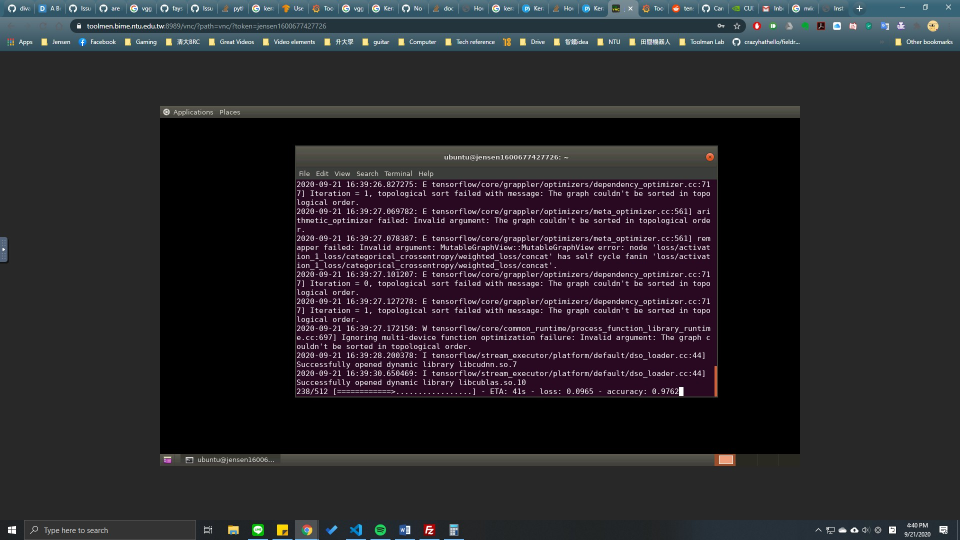
#> input picture progress_pics/training.jpg, 1920 x 1080 px, given in place of the camera (shown at 1/2 size)
$ python 3ed_main.py
#> lines starting #> are read from the running program, lines starting #| are printed output that depends on the picture
### Main_Program/utilities.py
import cv2
import numpy as np
import sys
def find_range(img):

    def nothing(x):
        pass

    # Create a window
    cv2.namedWindow('image',cv2.WINDOW_NORMAL)

    # create trackbars for color change
    cv2.createTrackbar('HMin','image',0,179,nothing) # Hue is from 0-179 for Opencv
    cv2.createTrackbar('SMin','image',0,255,nothing)
    cv2.createTrackbar('VMin','image',0,255,nothing)
    cv2.createTrackbar('HMax','image',0,179,nothing)
    cv2.createTrackbar('SMax','image',0,255,nothing)
    cv2.createTrackbar('VMax','image',0,255,nothing)

    # Set default value for MAX HSV trackbars.
    cv2.setTrackbarPos('HMax', 'image', 179)
    cv2.setTrackbarPos('SMax', 'image', 255)
    cv2.setTrackbarPos('VMax', 'image', 255)

    # Initialize to check if HSV min/max value changes
    hMin = sMin = vMin = hMax = sMax = vMax = 0
    phMin = psMin = pvMin = phMax = psMax = pvMax = 0

    #input_img = cv2.imread(img)
    output = img
    waitTime = 33

    while(1):

        # get current positions of all trackbars
        hMin = cv2.getTrackbarPos('HMin','image')
        sMin = cv2.getTrackbarPos('SMin','image')
        vMin = cv2.getTrackbarPos('VMin','image')

        hMax = cv2.getTrackbarPos('HMax','image')
        sMax = cv2.getTrackbarPos('SMax','image')
        vMax = cv2.getTrackbarPos('VMax','image')

        # Set minimum and max HSV values to display
        lower = np.array([hMin, sMin, vMin])
        upper = np.array([hMax, sMax, vMax])

        # Create HSV Image and threshold into a range.
        hsv = cv2.cvtColor(img, cv2.COLOR_BGR2HSV)
        mask = cv2.inRange(hsv, lower, upper)
        output = cv2.bitwise_and(img,img, mask= mask)

        # Print if there is a change in HSV value
        if( (phMin != hMin) | (psMin != sMin) | (pvMin != vMin) | (phMax != hMax) | (psMax != sMax) | (pvMax != vMax) ):
            print("(hMin = %d , sMin = %d, vMin = %d), (hMax = %d , sMax = %d, vMax = %d)" % (hMin , sMin , vMin, hMax, sMax , vMax))
            phMin = hMin
            psMin = sMin
            pvMin = vMin
            phMax = hMax
            psMax = sMax
            pvMax = vMax

        # Display output image
        cv2.imshow('image',output)

        # Wait longer to prevent freeze for videos.
        if cv2.waitKey(waitTime) & 0xFF == ord('q'):
            break

    cv2.destroyAllWindows()
def filter_color(frame,color):
    # Image scaling
    scale_percent = 60  # percent of original size
    width = int(frame.shape[1] * scale_percent / 100)
    height = int(frame.shape[0] * scale_percent / 100)
    dim = (width, height)
    frame = cv2.resize(frame, dim, interpolation=cv2.INTER_AREA)

    original = frame.copy()

    # Convert Color range BGR --> RGB --> HSV
    path = cv2.cvtColor(original, cv2.COLOR_BGR2RGB)
    path = cv2.cvtColor(path, cv2.COLOR_RGB2HSV)

    # Color filtering
    # HSV ranges (0,76,0) to (20,255,255) (use range_finder.py)
    if color == "green":
        lower = np.array([30, 35, 0])
        upper = np.array([53, 255, 255])
    elif color == "white":
        lower = np.array([0,0,241])
        upper = np.array([179,4,255])

    mask = cv2.inRange(path, lower, upper)

    if color == "green":
        # Morphological Closing
        close_kernel = cv2.getStructuringElement(cv2.MORPH_RECT, (7, 7))
        erosion_kernel = np.ones((5,5),np.uint8)
        close = cv2.morphologyEx(mask, cv2.MORPH_CLOSE, close_kernel, iterations=1)
        erosion = cv2.erode(close,erosion_kernel,iterations = 1)
        dilation = cv2.dilate(erosion,erosion_kernel,iterations = 1)
        mask = dilation
    #mask = cv2.fillPoly(dilation, np.array([[(0,0),(0,600),(200,0)]],dtype=np.int32), 0)
    #mask = cv2.fillPoly(mask, np.array([[(1152,0),(952,0),(1152,600)]],dtype=np.int32),0)

    return mask, original

# [61 lines left out: function find_lane, not called in this run]

### Main_Program/3ed_main.py
import serial
import cv2
import numpy as np
import utilities
import time
pwmL_base = 210
pwmR_base = 155
pwmL = 0
pwmR = 0
x_delta = 0
X_MID = 690
pwm_delta = 0
HSV = True
GUI = True
DEBUG = False
STATE_MAP = [3,1,0,2,0]
#STATE_MAP = [4,2,0,2,0]
def startSerialCom():
    ser = serial.Serial(
        port='/dev/ttyACM0',
        baudrate=9600,
    )
    print('Opening serial port...')
    time.sleep(2)
    if (ser):
        print("Serial communication success!!")
        return ser

def runMotor(ser,dir,pwm1,pwm2):  ## dir: 0(forward), 1(right), 2(left), 3(backward)
    print("Through Serial Communication :")
    pwm1 = str(pwm1)
    pwm2 = str(pwm2)
    if len(pwm1) == 2:
        pwm1 = "0" + pwm1
    if len(pwm2) == 2:
        pwm2 = "0" + pwm2
    if len(pwm1) == 1:
        pwm1 = "00" + pwm1
    if len(pwm2) == 1:
        pwm2 = "00" + pwm2

    input=str(dir)+","+pwm1+","+pwm2
    print(input)
    ser.write(str.encode(input))

def checkHSV(capture):
    if HSV:
        ret,img = capture.read()
#> img is the input picture: shape (1080, 1920, 3); mean B, G, R 43, 38.5, 41
        for i in range(20):
            ret,img = capture.read()
        scale_percent = 50 # percent of original size
        width = int(img.shape[1] * scale_percent / 100)
#> width = 960
        height = int(img.shape[0] * scale_percent / 100)
#> height = 540
        dim = (width, height)
#> dim = (960, 540)
        # resize image
        resized = cv2.resize(img, dim, interpolation = cv2.INTER_AREA)
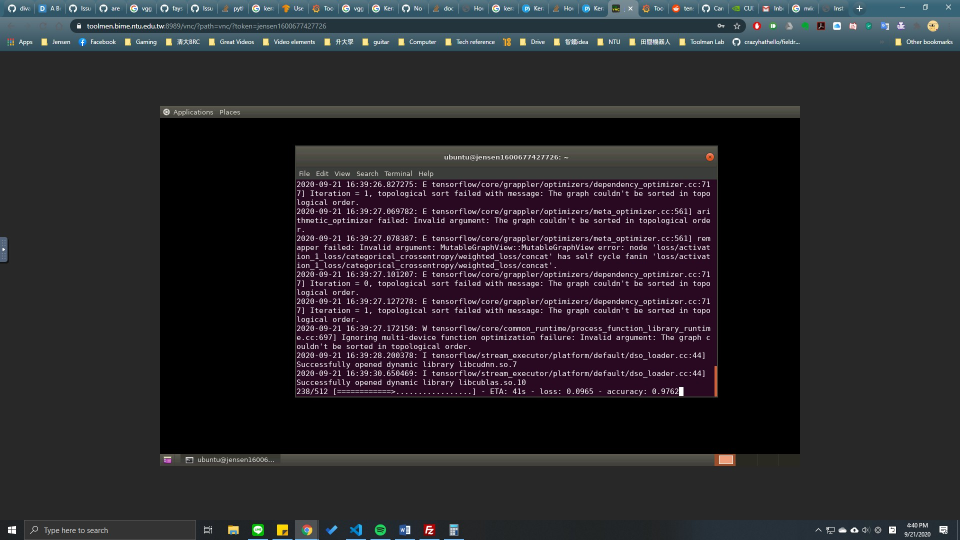
#> resized: shape (540, 960, 3); mean B, G, R 43.1, 38.6, 41
        utilities.find_range(resized)
#> in find_range, `hsv = cv2.cvtColor(img, cv2.COLOR_BGR2HSV)`: hsv: shape (540, 960, 3); mean H, S, V 44, 44.4, 45.3
#> in find_range, `mask = cv2.inRange(hsv, lower, upper)`: mask: shape (540, 960); every value is 255
#> (key q is pressed here)
    return True

ser = startSerialCom()

video = cv2.VideoCapture(0)
if video.isOpened() == False:
    print("Error opening video stream or file")
if checkHSV(video):
    print("HSV ready")

# [10 lines of commented-out code are left out]
if DEBUG:
    try:
        while True:
            runMotor(ser,0,255,195)
            time.sleep(0.1)
    except KeyboardInterrupt:
        pass
try:
    for STATE in STATE_MAP:
        if DEBUG:
            STATE = 5
        if STATE == 0:
            while STATE==0:
                pwmL = pwmL_base
                pwmR = pwmR_base
                ret,frame_original = video.read()
                if ret == True:
                    print("Line tracking")
                    close,frame = utilities.filter_color(frame_original,"green")
                    white_mask, white_frame = utilities.filter_color(frame_original,"white")
                    original1 = frame.copy()
                    original2 = white_frame.copy()

                    white_area = cv2.countNonZero(white_mask)
                    image_area = frame.shape[0]*frame.shape[1]
                    white_percent = (white_area/image_area)*100

                    green_area = cv2.countNonZero(close)
                    image_area = frame.shape[0]*frame.shape[1]
                    green_percent = (green_area/image_area)*100
                    #if white_percent > 3.2:
                    #    break
                    cv2.putText(frame,"White percent " + str(white_percent),(50,400),cv2.FONT_HERSHEY_SIMPLEX,1,(0,0,255),2,cv2.LINE_AA)
                    cv2.putText(frame,"Green percent " + str(green_percent),(50,300),cv2.FONT_HERSHEY_SIMPLEX,1,(0,0,255),2,cv2.LINE_AA)
                    res = cv2.bitwise_and(original1, original1, mask=close)
                    white_res = cv2.bitwise_and(original2,original2,mask=white_mask)

                    mask = cv2.fillPoly(white_res, np.array([[(0,0),(0,647),(350,647),(350,0)]],dtype=np.int32), 0)
                    mask = cv2.fillPoly(mask, np.array([[(802,0),(802,647),(1152,647),(1152,0)]],dtype=np.int32), 0)

                    frame, x_delta = utilities.find_lane(close,frame,X_MID)
                    print("x_delta: ",x_delta)
                    pwm_delta = x_delta/2.5 #%%%%%%%%%%%%%%%%%%%%%%%%%%%%%%
                    print("pwm_delta: ",pwm_delta)
                    pwm_delta = int(pwm_delta)
                    # [6 lines of commented-out code are left out]
                    if x_delta > 0:
                        pwmL += int(1.5*pwm_delta)
                        pwmR -= int(1*pwm_delta)
                    else:
                        pwmL += int(1*pwm_delta)
                        pwmR -= pwm_delta
                    # pwm gate
                    if pwmL > 250:
                        pwmL = 250
                    if pwmR > 250:
                        pwmR = 250
                    if pwmL < 80:
                        pwmL = 80
                    if pwmR < 80:
                        pwmR = 80

                    runMotor(ser,0,pwmL,pwmR)

                    if GUI:
                        output = cv2.hconcat([frame, res])
                        cv2.imshow("Output", output)
                        cv2.imshow("mask", close)
                        cv2.imshow("white",mask)

                    if cv2.waitKey(25) & 0xFF == ord("q"):
                        break
                    time.sleep(0.01)
                else:
                    break
            continue

        elif STATE == 1:
            #time.sleep(2)
            runMotor(ser,0,pwmL_base,pwmR_base)
            time.sleep(3.5)
            runMotor(ser,1,pwmL_base,pwmR_base)
            time.sleep(1.9)
            runMotor(ser,0,pwmL_base,pwmR_base)
            time.sleep(7.5)
            runMotor(ser,1,pwmL_base,pwmR_base)
            time.sleep(2.0)

            #runMotor(ser,4,0,0)
            #time.sleep(1)
            continue

        elif STATE == 2:
            #time.sleep(2)
            runMotor(ser,0,pwmL_base,pwmR_base)
            time.sleep(3.5)
            runMotor(ser,2,pwmL_base,pwmR_base)
            time.sleep(1.9)
            runMotor(ser,0,pwmL_base,pwmR_base)
            time.sleep(7.5)
            runMotor(ser,2,pwmL_base,pwmR_base)
            time.sleep(2.0)
            #runMotor(ser,4,0,0)
            #time.sleep(1)
            continue

        elif STATE == 3: # rock
            #runMotor(ser,0,255,190)
            #time.sleep(20)
            while True:
                pwmL = 255
                pwmR = 190
                ret,frame = video.read()
                if ret == True:

                    print("Rock_phase")
                    close,frame = utilities.filter_color(frame,"green")
                    original = frame.copy()
                    green_area = cv2.countNonZero(close)
                    image_area = frame.shape[0]*frame.shape[1]
                    green_percent = (green_area/image_area)*100
                    if green_percent > 25:
                        while True:
                            runMotor(ser,0,pwmL,pwmR)
                            ret,frame_original = video.read()
                            white_mask, white_frame = utilities.filter_color(frame_original,"white")
                            white_area = cv2.countNonZero(white_mask)
                            image_area = frame.shape[0]*frame.shape[1]
                            white_percent = (white_area/image_area)*100
                            if white_percent > 2.4:
                                print("+++++++++++++++++++++++")
                                break
                        break
                    runMotor(ser,0,pwmL,pwmR)
                #cv2.putText(frame,"Green percent " + str(green_percent),(50,300),cv2.FONT_HERSHEY_SIMPLEX,1,(0,0,255),2,cv2.LINE_AA)
            continue

        elif STATE == 4:#watering
            runMotor(ser,0,255,195)
            time.sleep(4)
            runMotor(ser,0,100,75)
            time.sleep(2)
            runMotor(ser,0,255,195)
            time.sleep(10)
            runMotor(ser,0,100,75)
            time.sleep(2)
            runMotor(ser,0,255,195)
            time.sleep(3)
            runMotor(ser,0,100,75)
            time.sleep(2)
            runMotor(ser,0,255,195)
            time.sleep(3)
            continue
        elif STATE == 5:
            print("debug mode")
            runMotor(ser,0,250,220)
            time.sleep(0.1)
            continue
except KeyboardInterrupt:
    pass

if GUI:
    video.release()
    cv2.destroyAllWindows()
runMotor(ser,4,0,0)
time.sleep(2)
ser.close()

$ run again, on progress_pics/2020-09-21T16_44_30.png
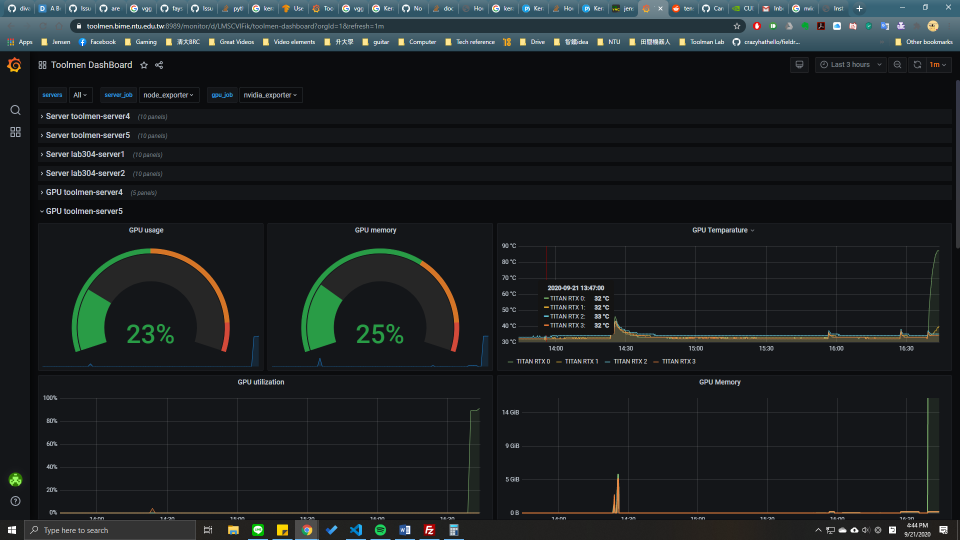
#> input picture progress_pics/2020-09-21T16_44_30.png, 1920 x 1080 px, given in place of the camera (shown at 1/2 size)
#> in checkHSV, img is the input picture: shape (1080, 1920, 3); mean B, G, R 34.7, 32.9, 28.1
#> in checkHSV, `resized = cv2.resize(img, dim, interpolation = cv2.INTER_AREA)`:
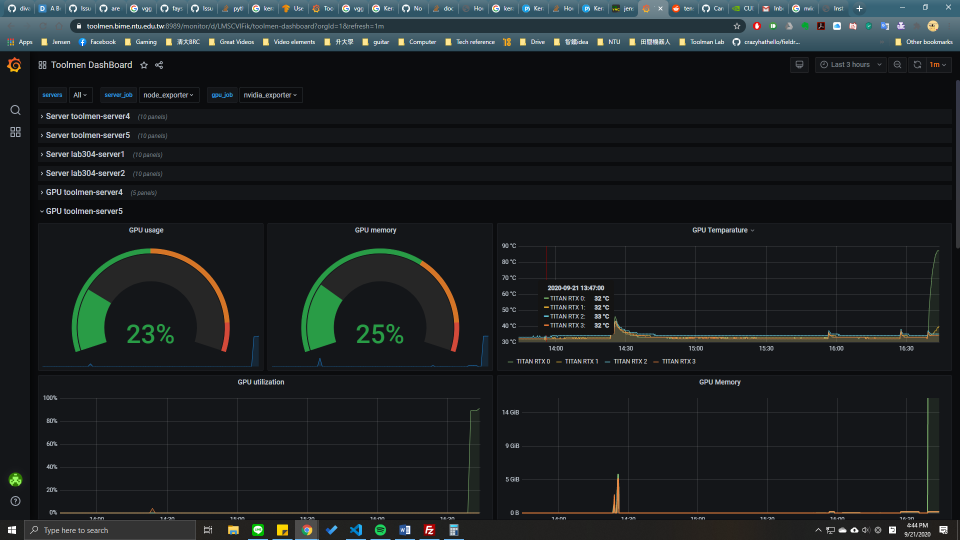
#> resized: shape (540, 960, 3); mean B, G, R 34.8, 33, 28.1
#> hsv: shape (540, 960, 3); mean H, S, V 99.3, 57.2, 37.4
